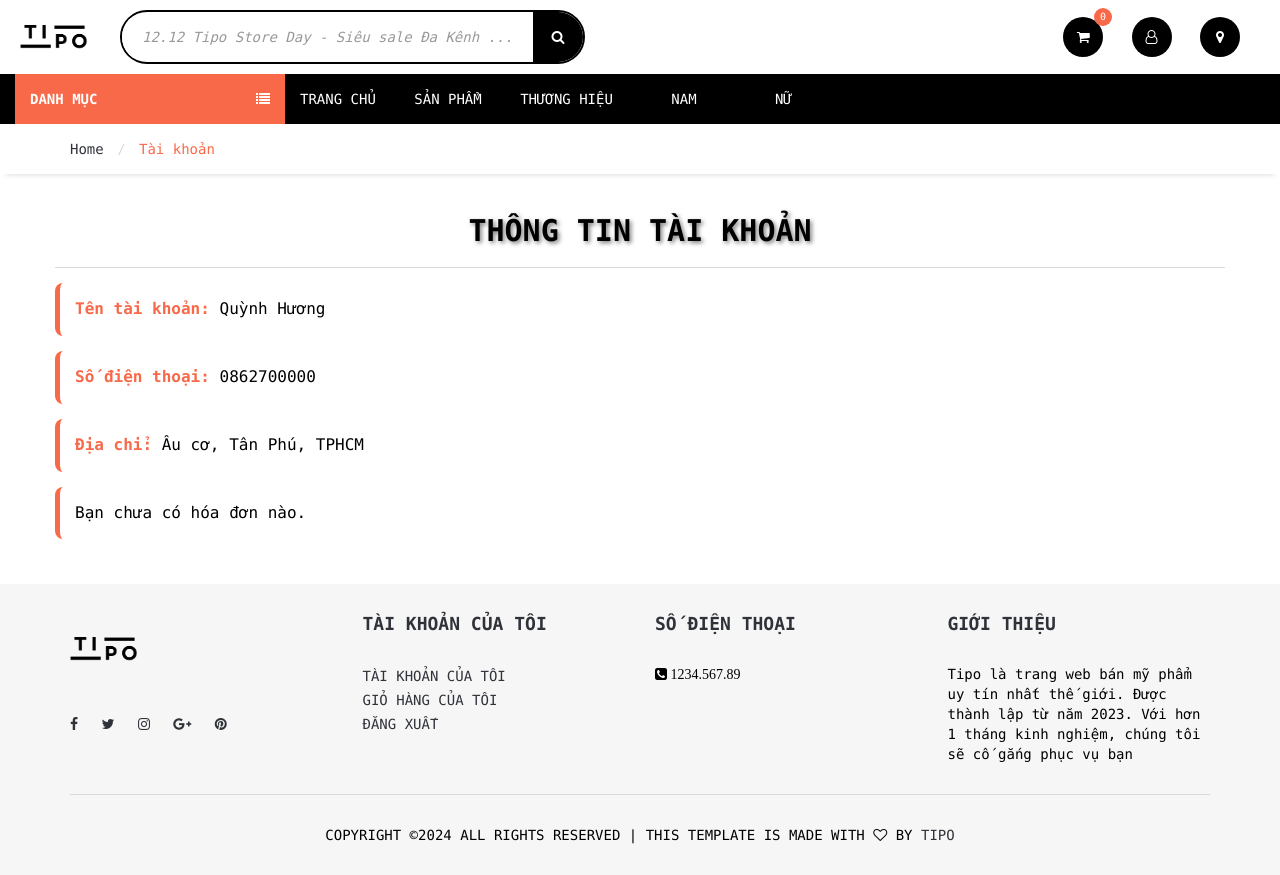
Page /check-invoice-user.php (signed in) on the committed database.
### tables this page shows
CREATE TABLE `usr` (
  `Email` varchar(255) NOT NULL,
  `Passwd` varchar(40) NOT NULL,
  `UsrName` varchar(255) NOT NULL,
  `PhoneNo` varchar(12) NOT NULL,
  `Address` varchar(255) NOT NULL,
  `Blocked` tinyint(1) NOT NULL,
  `Authentication` varchar(20) NOT NULL
);

### DataProvider.php (called while the page is built, shortened)
<?php
class DataProvider
{
	public static function executeQuery($sql)
	{
		require ('connectiondata.inc');
		if (!($connection = mysqli_connect($hostName,$username,$password,$databaseName)))
			die ("couldn't connect to localhost");
		mysqli_set_charset($connection, "utf8");
		$result = mysqli_query($connection, $sql);
		return $result;
	}
}
?>

### check-invoice-user.php (the view, shortened to what this page needs)
<!DOCTYPE html>
<html lang="vi">
<head>
	<link type="text/css" rel="stylesheet" href="css/bootstrap.min.css" />
	<link type="text/css" rel="stylesheet" href="css/slick.css" />
	<link type="text/css" rel="stylesheet" href="css/slick-theme.css" />
	<link type="text/css" rel="stylesheet" href="css/nouislider.min.css" />
	<link rel="stylesheet" href="css/font-awesome.min.css">
	<link type="text/css" rel="stylesheet" href="css/style.css" />
	<link type="text/css" rel="stylesheet" href="css/extrastyle.css">
	    <link type="text/css" rel="stylesheet" href="css/bonus.css" />
</head>
<body>
	<?php include('php/header.php'); ?>
	<div id="navigation">
		<div class="container">
			<div id="responsive-nav">
			<div class="category-nav show-on-click">
				<?php include('php/category-nav.php'); ?>
			</div>
				<?php include('php/menu-nav.php'); ?>
			</div>
		</div>
	</div>
	<div id="breadcrumb">
		<div class="container">
			<ul class="breadcrumb">
				<li><a href="index.php">Home</a></li>
				<li class="active">Tài khoản</li>
			</ul>
		</div>
	</div>
	<div class="section">
		<div class="container user">
			<div class="row">
				<?php
					if($_SESSION['isLogin']==0)
					{
				?>
				<p>Bạn chưa đăng nhập, nhấp vào <a href='signin.php'>ĐÂY</a> để đăng nhập hoặc tạo tài khoản mới</p>
				<?php
					}
					else
					{
				?>
                    <?php
                            $email = $_SESSION['username'];
                            $sqlUser = "SELECT * FROM usr WHERE Email = '$email'";
                            $resultUser = DataProvider::executeQuery($sqlUser);
                            $user = mysqli_fetch_assoc($resultUser);
                            $userName = $user['UsrName'];
                            $phoneNo = $user['PhoneNo'];
                            $address = $user['Address'];
							echo '<div class="section-title">
							<h2 class="title">Thông tin tài khoản</h2>
							</div>';
							echo "<p><strong>Tên tài khoản: </strong>" . $userName . "</p>";
                            echo "<p><strong>Số điện thoại: </strong>" . $phoneNo . "</p>";
                            echo "<p><strong>Địa chỉ: </strong>" . $address . "</p>";
                            $sql = "SELECT * FROM invoice WHERE Email = '$email' ORDER BY DateInvoice ";
                            $result = DataProvider::executeQuery($sql);
                            if (mysqli_num_rows($result) > 0) {
                                echo '<div class="section-title">
									<h2 class="title"> DANH SÁCH HÓA ĐƠN CỦA BẠN</h2>
									</div>';
                                echo "<table class='table'>
                                        <thead>
                                            <tr>
                                                <th>Ngày mua hàng</th>
                                                <th>Tổng tiền</th>
                                                <th>Chi tiết</th>
												<th>Tình trạng đơn hàng</th>
												<th>Khiếu nại</th>
                                            </tr>
                                        </thead>
                                        <tbody>";
                                while ($row = mysqli_fetch_assoc($result)) {
									$invoiceID = $row['InvoiceID'];
									$sqlComplaint = "SELECT * FROM complaint WHERE InvoiceID = $invoiceID";
									$resultComplaint = DataProvider::executeQuery($sqlComplaint);
									if (mysqli_num_rows($resultComplaint) > 0) {
										$complaint = mysqli_fetch_assoc($resultComplaint);
										$complaintID = $complaint['ComplaintID'];
										$status = $complaint['Status'];
										$adminReply = $complaint['AdminReply'];
										$defaultReply = "Kính gửi Quý khách, Cảm ơn quý khách đã liên hệ với chúng tôi. Chúng tôi rất tiếc khi nghe về sự bất tiện mà quý khách gặp phải. Chúng tôi đang tiến hành kiểm tra vấn đề của quý khách và sẽ sớm phản hồi lại với giải pháp thích hợp. Chúng tôi cam kết sẽ nỗ lực hết mình để khắc phục sự cố và mang lại trải nghiệm tốt nhất cho quý khách. Nếu quý khách có thêm bất kỳ câu hỏi hay yêu cầu nào, xin đừng ngần ngại liên hệ lại với chúng tôi. Xin chân thành cảm ơn quý khách đã thông cảm và kiên nhẫn. Trân trọng, TIPO.";
										if ($status == 0 && ($adminReply == $defaultReply || empty($adminReply))) {
											$complaintLink = "<a href='complaint-details.php?complaintID=" . $complaintID . "'>Chờ phản hồi tự Admin nhé 💁 </a>";
										} elseif ($status == 1 && $adminReply != $defaultReply) {
											$complaintLink = "<a href='complaint-details.php?complaintID=" . $complaintID . "'>Admin đã phản hồi 💬</a>";
										}
									} else {
										$complaintLink = "<a href='create-complaint.php?invoiceID=" . $invoiceID . "'>😱 Khiếu nại về đơn hàng 😱</a>";
									}
                                    echo "<tr>
                                            <td>" . $row['DateInvoice'] . "</td>
                                            <td>" . $row['Total'] . " VNĐ</td>
                                            <td><a href='invoice-details.php?invoiceID=" . $row['InvoiceID'] . "'>Xem chi tiết 👈</a></td>
                                            <td>" . $row['Status'] . "</td>
                							<td>" . $complaintLink . "</td>
                                        </tr>";
                                }
                                echo "</tbody></table>";
                            } else {
                                echo "<p>Bạn chưa có hóa đơn nào.</p>";
                            }
                    ?>
				<?php
					}
				?>
			</div>
		</div>
	</div>
	<footer id="footer" class="section section-grey">
		<div class="container">
			<div class="row">
				<div class="col-md-3 col-sm-6 col-xs-6">
					<div class="footer">
						<div class="footer-logo">
							<a class="logo" href="#">
		            <img src="./images/logo.png" alt="">
		          </a>
						</div>
						<ul class="footer-social">
							<li><a href="#"><i class="fa fa-facebook"></i></a></li>
							<li><a href="#"><i class="fa fa-twitter"></i></a></li>
							<li><a href="#"><i class="fa fa-instagram"></i></a></li>
							<li><a href="#"><i class="fa fa-google-plus"></i></a></li>
							<li><a href="#"><i class="fa fa-pinterest"></i></a></li>
						</ul>
					</div>
				</div>
				<div class="col-md-3 col-sm-6 col-xs-6">
					<div class="footer">
						<h3 class="footer-header">Tài khoản của tôi</h3>
						<?php include('php/footer.php'); ?>
					</div>
				</div>
				<div class="col-md-3 col-sm-6 col-xs-6">
					<div class="footer">
						<h3 class="footer-header">số điện thoại</h3>
						<p><i class="fa fa-phone-square"> 1234.567.89</i></p>
					</div>
				</div>
				<div class="col-md-3 col-sm-6 col-xs-6">
					<div class="footer">
						<h3 class="footer-header">Giới thiệu</h3>
						<p>Tipo là trang web bán mỹ phẩm uy tín nhất thế giới. Được thành lập từ năm 2023. Với hơn 1 tháng kinh nghiệm, chúng tôi sẽ cố gắng phục vụ bạn</p>
					</div>
				</div>
			</div>
			<hr>
			<div class="row">
				<div class="col-md-8 col-md-offset-2 text-center">
					<div class="footer-copyright">
						Copyright &copy;<script>document.write(new Date().getFullYear());</script> All rights reserved | This template is made with <i class="fa fa-heart-o" aria-hidden="true"></i> by <a href="" target="_blank">TIPO</a>
					</div>
				</div>
			</div>
		</div>
	</footer>
</body>
</html>

### css/style.css (style rules this page uses)
body { font-family: 'Encode Sans Semi Condensed', sans-serif; font-family: 'Encode Sans Expanded', sans-serif; color: black; overflow-x: hidden; background-color: white; }
h1, h2, h3, h4, h5, h6 { color: #30323A; margin: 0 0 10px; font-weight: 700; }
a { color: #30323A; -webkit-transition: 0.3s color; transition: 0.3s color; }
strong { color: #30323A; }
ul, ol { margin: 0; padding: 0; list-style: none }
hr { margin-top: 15px; margin-bottom: 15px; border-color: #DADADA; }
.section { padding-top: 15px; padding-bottom: 30px; }
.section-grey { background-color:#f6f6f6; margin: 0px; }
.section-title { position: relative; text-align: center; margin: 20px 0; padding: 10px; border-bottom: 1px solid #DADADA; }
.section-title { position: relative; margin-bottom: 15px; margin-top: 15px; }
.section-title .title { display: inline-block; text-transform: uppercase; color: black; text-shadow: 2px 2px 4px rgba(0, 0, 0, 0.5); }
#breadcrumb { -webkit-box-shadow: 0px 6px 6px -6px rgba(0, 0, 0, 0.175); box-shadow: 0px 6px 6px -6px rgba(0, 0, 0, 0.175); }
.breadcrumb { background-color: transparent; border: none; border-radius: 0px; padding: 15px 0px; margin: 0; }
.breadcrumb>.active { color: #F8694A; }
.breadcrumb>li+li:before { color: #DADADA; }
#navigation .container { position: block; background-color: black; width: 100%; }
.category-nav { float: left; width: 270px; }
@media only screen and (max-width: 1300px) { .logo { width: auto; height: auto; } }
.footer { margin: 15px 0px; }
.footer .footer-header { font-size: 18px; text-transform: uppercase; margin-bottom: 30px; }
.footer-logo { margin-bottom: 30px; }
.footer-logo .logo { display: inline-block; }
.footer-logo .logo>img { width: 100%; max-height: 70px; }
.footer-social>li { display: inline-block; margin-right: 15px; margin-bottom: 6px; }
.footer-social>li:last-child { margin-right: 0px; }
.footer-copyright { margin-top: 15px; text-transform: uppercase; font-size: 14px; }

### css/bonus.css (style rules this page uses)
.user p { font-size: 16px; margin: 15px 0; padding: 15px; background-color: #ffffff; border-left: 5px solid #F8694A; border-radius: 8px; transition: all 0.3s ease; }
strong { color: #F8694A; font-weight: bold; }

### rows in the picture
usr: UsrName "Quỳnh Hương", PhoneNo "0862700000", Address "Âu cơ, Tân Phú, TPHCM"

### other values in the picture
$Count "0"
